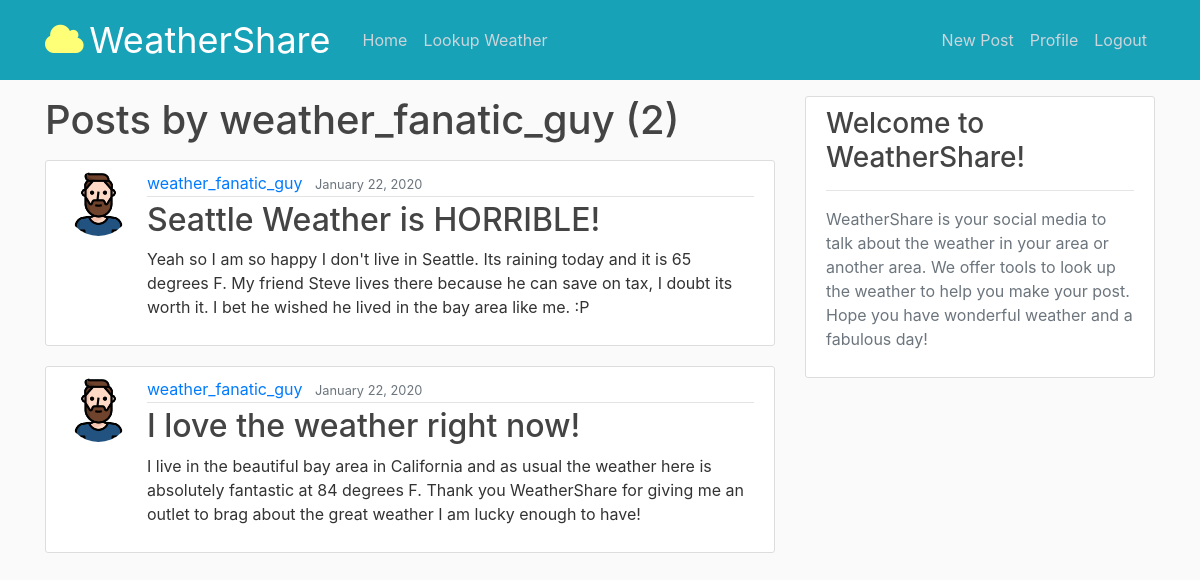
Screenshot of /user/weather_fanatic_guy (signed in) with the database file from the repository.
### blog/models.py (models this page shows, shortened)
class Post(models.Model):
    title = models.CharField(max_length=100)
    content = models.TextField()
    date_posted = models.DateTimeField(default=timezone.now)
    author = models.ForeignKey(User, on_delete=models.CASCADE)

### users/models.py (models this page shows, shortened)
class Profile(models.Model):
    user = models.OneToOneField(User, on_delete=models.CASCADE)
    image = models.ImageField(default='default.png', upload_to='profile_pics')

### blog/views.py (the view)
# urls.py: path('user/<str:username>', UserPostListView.as_view(), name='user-posts'),
class UserPostListView(ListView):
    model = Post
    template_name = 'blog/user_posts.html'  # <app>/<model>_<viewtype>.html
    context_object_name = 'posts'
    paginate_by = 5
    def get_queryset(self):
        user = get_object_or_404(User, username=self.kwargs.get('username'))
        return Post.objects.filter(author=user).order_by('-date_posted')

### blog/templates/blog/user_posts.html (shortened to what this page needs)
{% extends "blog/base.html" %}
{% block content %}
    <h1 class="mb-3">Posts by {{ view.kwargs.username }} ({{ page_obj.paginator.count }})</h1>
    {% for post in posts %}
        <article class="media content-section">
          <img class="rounded-circle article-img" src="{{ post.author.profile.image.url }}">
          <div class="media-body">
            <div class="article-metadata">
              <a class="mr-2" href="{% url 'user-posts' post.author.username %}">{{ post.author }}</a>
              <small class="text-muted">{{ post.date_posted|date:"F d, Y" }}</small>
            </div>
            <h2><a class="article-title" href="{% url 'post-detail' post.id %}">{{ post.title }}</a></h2>
            <p class="article-content">{{ post.content }}</p>
          </div>
        </article>
    {% endfor %}
{% endblock content %}

### blog/static/blog/main.css (style rules this page uses)
body { background: #fafafa; color: #333333; margin-top: 6rem; }
h1, h2, h3, h4, h5, h6 { color: #444444; }
.content-section { background: #ffffff; padding: 10px 20px; border: 1px solid #dddddd; border-radius: 3px; margin-bottom: 20px; }
.article-title { color: #444444; }
.article-content { white-space: pre-line; }
.article-img { height: 65px; width: 65px; margin-right: 16px; }
.article-metadata { padding-bottom: 1px; margin-bottom: 4px; border-bottom: 1px solid #e3e3e3 }

### rows the page displays
Post: author.profile.image (picture), author "weather_fanatic_guy", date_posted "January 22, 2020", title "Seattle Weather is HORRIBLE!", content "Yeah so I am so happy I don't live in Seattle. Its raining today and it is 65 degrees F. My friend Steve lives there because he can save on tax, I doubt its worth it. I bet he wished he lived in the bay area like me. :P"
Post: author.profile.image (picture), author "weather_fanatic_guy", date_posted "January 22, 2020", title "I love the weather right now!", content "I live in the beautiful bay area in California and as usual the weather here is absolutely fantastic at 84 degrees F. Thank you WeatherShare for giving me an outlet to brag about the great weather I am lucky enough to have!"

### other values shown
{{ view.kwargs.username }} "weather_fanatic_guy"
{{ page_obj.paginator.count }} "2"
